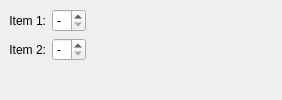
<?xml version="1.0" encoding="UTF-8"?>
<ui version="4.0">
 <class>MainWindow</class>
 <widget class="QMainWindow" name="MainWindow">
  <property name="geometry">
   <rect>
    <x>0</x>
    <y>0</y>
    <width>282</width>
    <height>100</height>
   </rect>
  </property>
  <property name="windowTitle">
   <string>MainWindow</string>
  </property>
  <widget class="QWidget" name="centralwidget">
   <layout class="QVBoxLayout" name="verticalLayout">
    <item>
     <layout class="QHBoxLayout" name="horizontalLayout_3">
      <item>
       <layout class="QVBoxLayout" name="verticalLayout_2">
        <item>
         <widget class="QLabel" name="item1label">
          <property name="text">
           <string>Item 1:</string>
          </property>
          <property name="alignment">
           <set>Qt::AlignRight|Qt::AlignTrailing|Qt::AlignVCenter</set>
          </property>
         </widget>
        </item>
        <item>
         <widget class="QLabel" name="item2label">
          <property name="text">
           <string>Item 2:</string>
          </property>
          <property name="alignment">
           <set>Qt::AlignRight|Qt::AlignTrailing|Qt::AlignVCenter</set>
          </property>
         </widget>
        </item>
       </layout>
      </item>
      <item>
       <layout class="QVBoxLayout" name="verticalLayout_3">
        <item>
         <widget class="QSpinBox" name="item1value">
          <property name="specialValueText">
           <string>-</string>
          </property>
          <property name="maximum">
           <number>6</number>
          </property>
         </widget>
        </item>
        <item>
         <widget class="QSpinBox" name="item2value">
          <property name="specialValueText">
           <string>-</string>
          </property>
          <property name="maximum">
           <number>6</number>
          </property>
         </widget>
        </item>
       </layout>
      </item>
      <item>
       <layout class="QVBoxLayout" name="verticalLayout_4">
        <item>
         <widget class="QLabel" name="item1info">
          <property name="sizePolicy">
           <sizepolicy hsizetype="Expanding" vsizetype="Preferred">
            <horstretch>0</horstretch>
            <verstretch>0</verstretch>
           </sizepolicy>
          </property>
          <property name="text">
           <string/>
          </property>
         </widget>
        </item>
        <item>
         <widget class="QLabel" name="item2info">
          <property name="sizePolicy">
           <sizepolicy hsizetype="Expanding" vsizetype="Preferred">
            <horstretch>0</horstretch>
            <verstretch>0</verstretch>
           </sizepolicy>
          </property>
          <property name="text">
           <string/>
          </property>
         </widget>
        </item>
       </layout>
      </item>
     </layout>
    </item>
    <item>
     <spacer name="verticalSpacer">
      <property name="orientation">
       <enum>Qt::Vertical</enum>
      </property>
      <property name="sizeHint" stdset="0">
       <size>
        <width>20</width>
        <height>0</height>
       </size>
      </property>
     </spacer>
    </item>
   </layout>
  </widget>
 </widget>
 <resources/>
 <connections>
  <connection>
   <sender>item1value</sender>
   <signal>valueChanged(int)</signal>
   <receiver>MainWindow</receiver>
   <slot>update_parameters()</slot>
   <hints>
    <hint type="sourcelabel">
     <x>88</x>
     <y>29</y>
    </hint>
    <hint type="destinationlabel">
     <x>25</x>
     <y>4</y>
    </hint>
   </hints>
  </connection>
  <connection>
   <sender>item2value</sender>
   <signal>valueChanged(int)</signal>
   <receiver>MainWindow</receiver>
   <slot>update_parameters()</slot>
   <hints>
    <hint type="sourcelabel">
     <x>104</x>
     <y>69</y>
    </hint>
    <hint type="destinationlabel">
     <x>30</x>
     <y>-2</y>
    </hint>
   </hints>
  </connection>
 </connections>
 <slots>
  <slot>update_parameters()</slot>
 </slots>
</ui>
